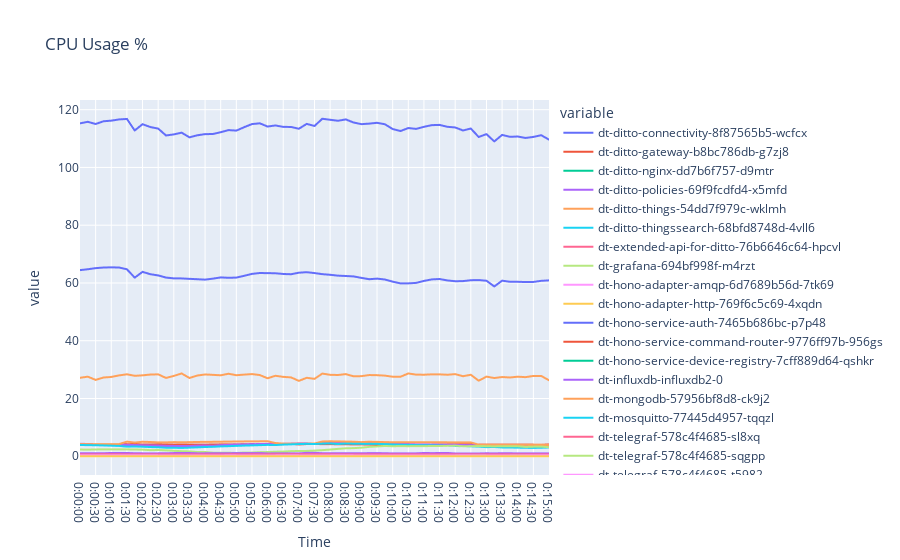

Notebook code for this chart:
### Code cell
# Plot using matplotlib
plt.figure(figsize=(15, 5))
plt.plot(full_cpu.index, full_cpu)
plt.xlabel('Time')
plt.xticks(rotation=90)
plt.ylabel('Value')
plt.title('CPU Usage %')
plt.legend(full_cpu.keys(), bbox_to_anchor=(1.01, 1), loc="upper left")
plt.show()

# Plot using plotly
fig = px.line(full_cpu, x=full_cpu.index, y=full_cpu.keys(), title='CPU Usage %')
fig.show()
